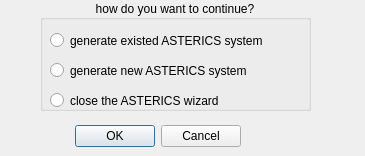
<?xml version="1.0" encoding="UTF-8"?>
<ui version="4.0">
 <class>infobox</class>
 <widget class="QDialog" name="infobox">
  <property name="geometry">
   <rect>
    <x>0</x>
    <y>0</y>
    <width>365</width>
    <height>156</height>
   </rect>
  </property>
  <property name="windowTitle">
   <string>ASTERICS Wizard  Information</string>
  </property>
  <widget class="QDialogButtonBox" name="buttonBox">
   <property name="geometry">
    <rect>
     <x>70</x>
     <y>120</y>
     <width>171</width>
     <height>32</height>
    </rect>
   </property>
   <property name="orientation">
    <enum>Qt::Horizontal</enum>
   </property>
   <property name="standardButtons">
    <set>QDialogButtonBox::Cancel|QDialogButtonBox::Ok</set>
   </property>
  </widget>
  <widget class="QGroupBox" name="groupBox">
   <property name="geometry">
    <rect>
     <x>40</x>
     <y>0</y>
     <width>271</width>
     <height>111</height>
    </rect>
   </property>
   <property name="title">
    <string>how do you want to continue?</string>
   </property>
   <property name="alignment">
    <set>Qt::AlignCenter</set>
   </property>
   <widget class="QRadioButton" name="exist">
    <property name="geometry">
     <rect>
      <x>10</x>
      <y>30</y>
      <width>251</width>
      <height>21</height>
     </rect>
    </property>
    <property name="text">
     <string>generate existed ASTERICS system </string>
    </property>
   </widget>
   <widget class="QRadioButton" name="neww">
    <property name="geometry">
     <rect>
      <x>10</x>
      <y>60</y>
      <width>241</width>
      <height>21</height>
     </rect>
    </property>
    <property name="text">
     <string>generate new ASTERICS system </string>
    </property>
   </widget>
   <widget class="QRadioButton" name="closes">
    <property name="geometry">
     <rect>
      <x>10</x>
      <y>90</y>
      <width>251</width>
      <height>21</height>
     </rect>
    </property>
    <property name="text">
     <string>close the ASTERICS wizard</string>
    </property>
   </widget>
  </widget>
 </widget>
 <resources/>
 <connections>
  <connection>
   <sender>buttonBox</sender>
   <signal>accepted()</signal>
   <receiver>infobox</receiver>
   <slot>accept()</slot>
   <hints>
    <hint type="sourcelabel">
     <x>248</x>
     <y>254</y>
    </hint>
    <hint type="destinationlabel">
     <x>157</x>
     <y>274</y>
    </hint>
   </hints>
  </connection>
  <connection>
   <sender>buttonBox</sender>
   <signal>rejected()</signal>
   <receiver>infobox</receiver>
   <slot>reject()</slot>
   <hints>
    <hint type="sourcelabel">
     <x>316</x>
     <y>260</y>
    </hint>
    <hint type="destinationlabel">
     <x>286</x>
     <y>274</y>
    </hint>
   </hints>
  </connection>
 </connections>
</ui>
